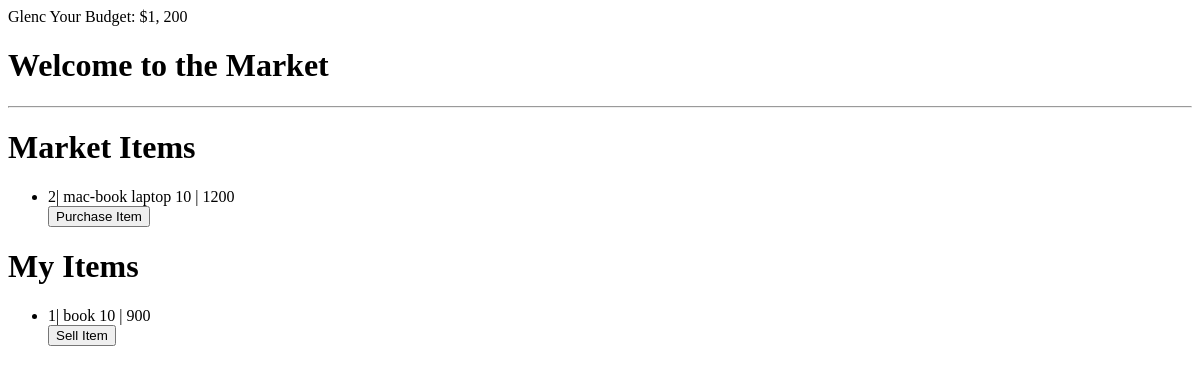
The app's page /market/ (signed in), older data.
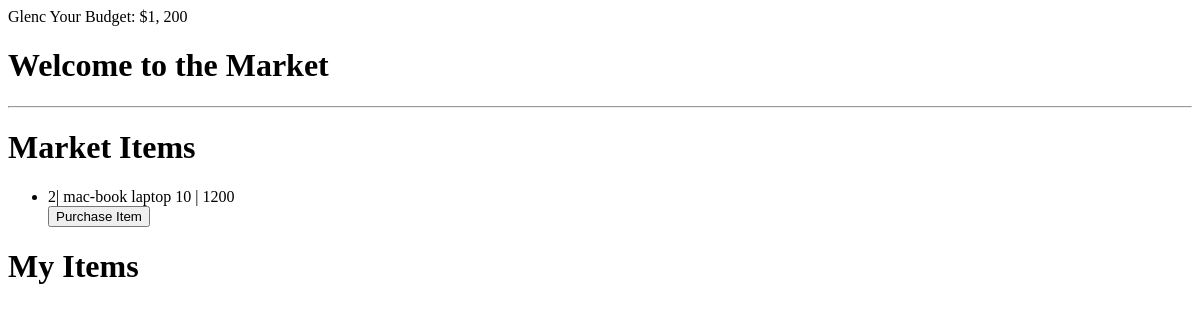
The same page, newer data.
### market/models.py (models this page shows, shortened)
class User(db.Model, UserMixin):
    id = db.Column(db.Integer(), primary_key=True)
    username = db.Column(db.String(length=30), nullable=False, unique=True)
    email = db.Column(db.String(length=50), nullable=False, unique=True)
    password_hash = db.Column(db.String(length=60), nullable=False)
    budget = db.Column(db.Integer(), default=1000)
    items = db.relationship('Item', backref='owning_user', lazy=True)
    @property
    def prettier_budget(self):
        if len(str(self.budget)) >= 4:
            return f'{str(self.budget)[:-3]}, {str(self.budget)[-3:]}'
        else:
            return self.budget
    @property
    def password(self):
        return self.password

class Item(db.Model):
    id = db.Column(db.Integer(), primary_key=True)
    name = db.Column(db.String(length=30), nullable=False, unique=True)
    price = db.Column(db.Integer(), nullable=False)
    barcode = db.Column(db.String(length=30), nullable=False, unique=True)
    description = db.Column(db.String(length=1024), nullable=False, unique=True)
    owner = db.Column(db.Integer(), db.ForeignKey('user.id'))

### market/routes.py (the view, shortened to what this page needs)
@app.route('/market/',methods=['GET','POST'])
@login_required
def market_page():
    purchase_form = PurchaseForm()
    selling_form = SellItemForm()
    if request.method == "GET":
        items = Item.query.filter_by(owner=None)
        my_items = Item.query.filter_by(owner=current_user.id)
        return render_template('market.html', items=items,purchase_form=purchase_form,selling_form=selling_form,my_items=my_items)

### market/forms.py
class PurchaseForm(FlaskForm):
    submit = SubmitField(label='Purchase Item')

class SellItemForm(FlaskForm):
    submit = SubmitField(label='Sell Item')

### market/models.py (called while the page is built)
@login_manager.user_loader
def load_user(user_id):
    return User.query.get(int(user_id))

### market/templates/market.html (shortened to what this page needs)
<!DOCTYPE html>
<html lang="en">
<head>
</head>
<body>
{% if current_user.is_authenticated %}
    {{current_user.username.title()}} Your Budget: ${{current_user.prettier_budget}}
{% endif %}
<h1>Welcome to the Market</h1>
<hr/>
<h1>Market Items</h1>
<ul>
    {% for item in items %}
    <li>{{item.id}}| {{item.name}} | {{item.price}}
        <form method="post">
            {{purchase_form.submit()}}
        </form>
    </li>
    {% endfor %}
</ul>
<h1>My Items</h1>
<ul>
    {% for item in my_items %}
    <li>{{item.id}}| {{item.name}} | {{item.price}}
        <form method="post">
            {{selling_form.submit()}}
        </form>
    </li>
    {% endfor %}
</ul>
</body>
</html>

Row changes from the older to the newer data that the page shows:
no longer on this page (row edited): Item: id "1", name "book 10", price "900", shown under "My Items"
